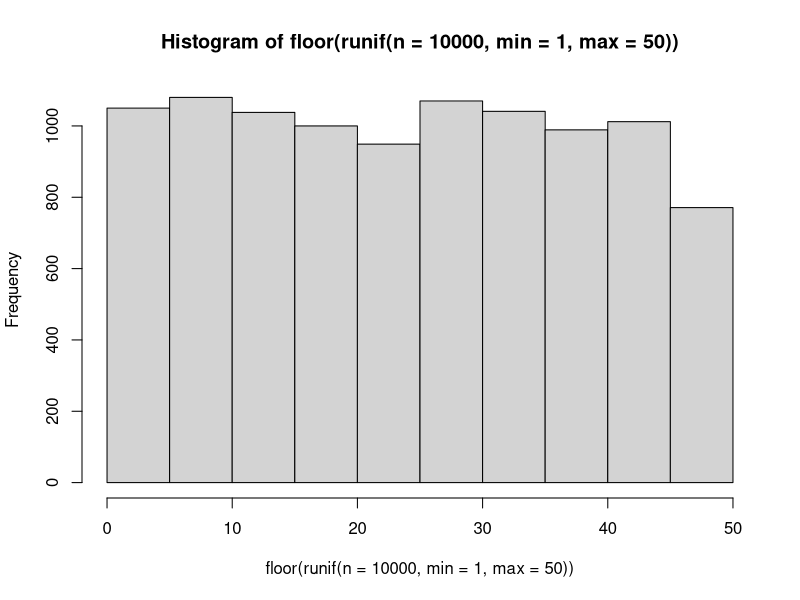
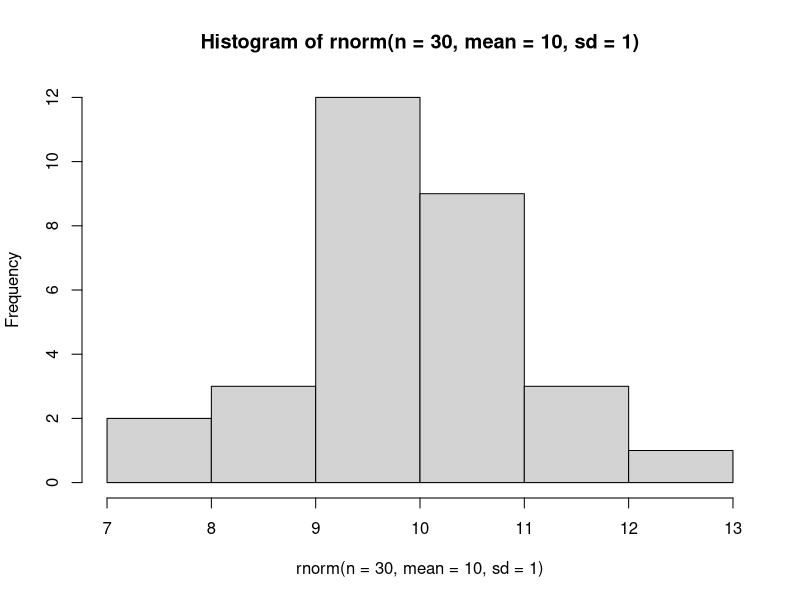
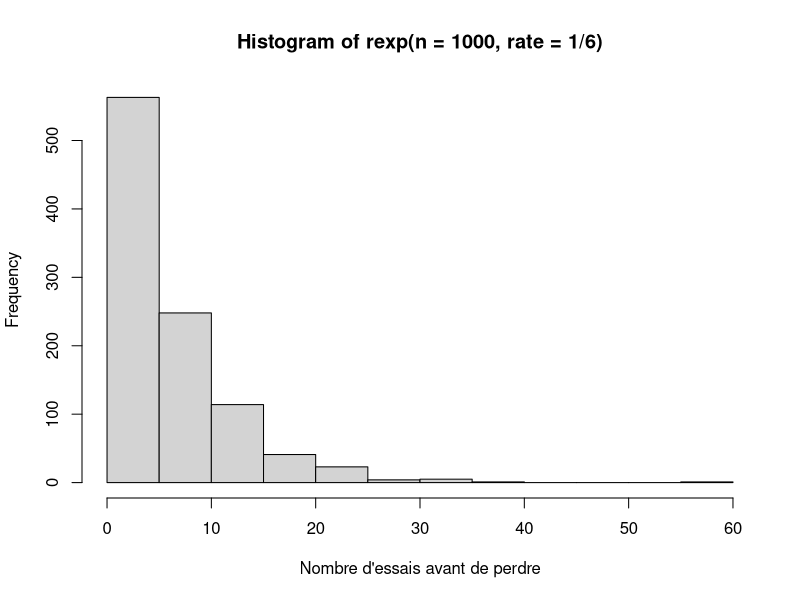
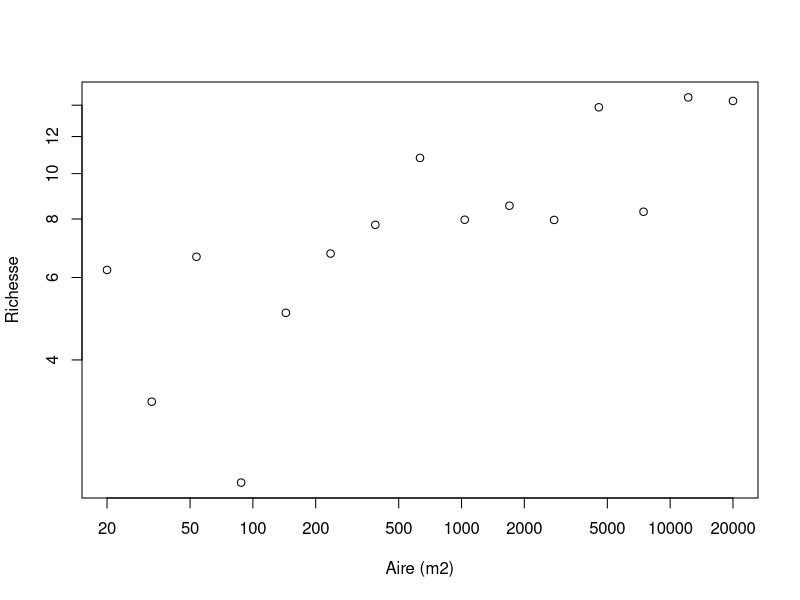
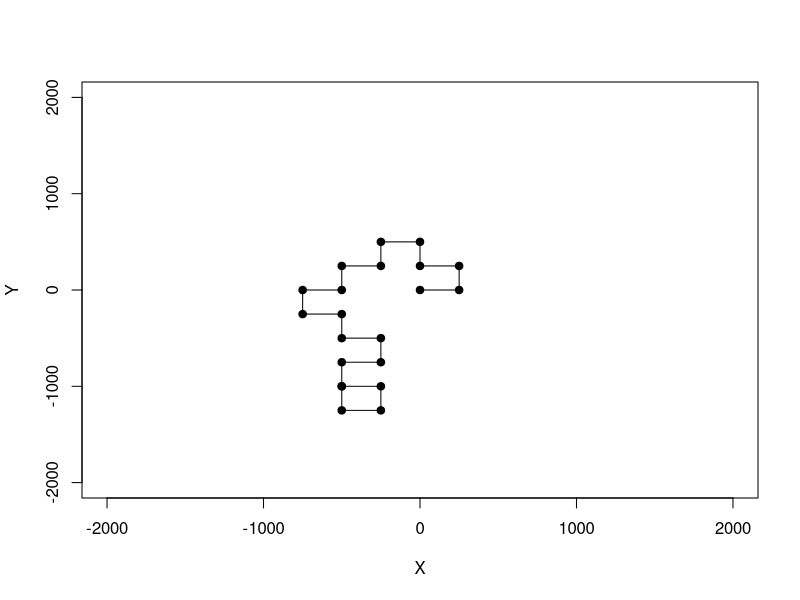
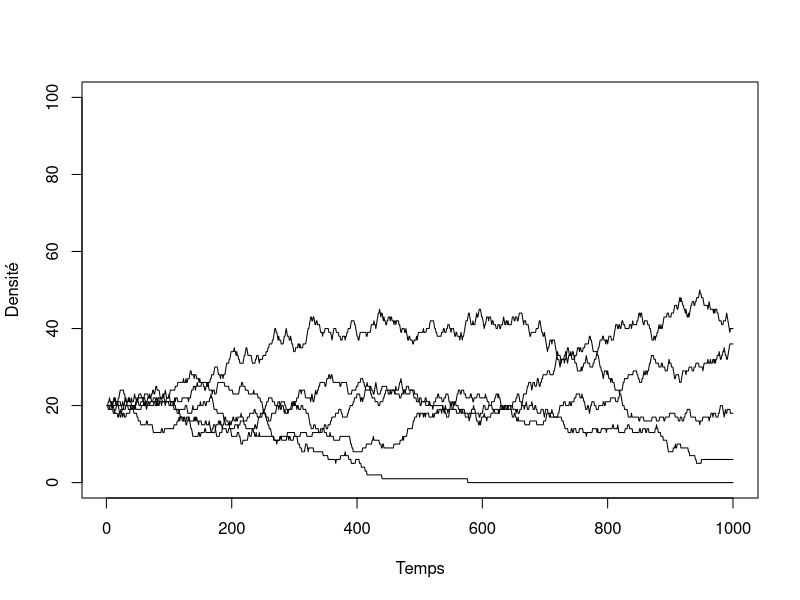

The R source for these figures, in order:
## ---- chunk 1
valeurs = c("2", "3", "4", "5", "6", "7", "8", "9", "10", "valet", "reine", "roi", "as")
couleurs = rep(c("pique", "trèfle", "carreau", "coeur"),each = 13)
cartes = paste(valeurs,"-",couleurs)
tirage = function(n, cartes) {
    sample(x = cartes, size = n, replace = FALSE)
}
tirage(3, cartes)
## ---- chunk 2
hist(floor(runif(n = 10000, min = 1, max = 50)))
## ---- chunk 3
hist(rnorm(n = 30, mean = 10, sd = 1))
## ---- chunk 4
rbinom(n = 10, size = 1, prob = 0.5)
## ---- chunk 5
rmultinom(n = 3, size = 1, prob = rep(1/6, 6))
## ---- chunk 6
hist(rexp(n = 1000, rate = 1/6),
xlab = "Nombre d'essais avant de perdre")
## ---- chunk 7
A = 2*10^seq(1, 4, length.out = 15)
c = 3
z = 0.15
S = rnorm(15, mean = c*A^z, sd = 1.5)
plot(A, S, xlab = "Aire (m2)", ylab = "Richesse",
  log = "xy")
## ---- chunk 8
set.seed(1)
p <- 0.55
alea <- runif(n = 1, min = 0, max = 1)
if(alea < p) res = "pile" else res = "face"
res
## ---- chunk 9
nsteps = 20
xy = matrix(0,nr = 21, nc = 2)
xy[1,] = c(0,0)
direction = 0
set.seed(2)
for(step in 2:(nsteps+1)) {
    # Ḑe quel côté tourner ?
    if(runif(1,0,1) < 0.5) {
      # Tourne à droite
      direction = direction + pi/2 
    }
    else {
      # Tourne à gauche  
      direction = direction - pi/2
    }
    # Calcul des nouvelles coordonnées
    xy[step,1] = xy[step-1,1] + sin(direction)*250 
    xy[step,2] = xy[step-1,2] + cos(direction)*250 
}
## ---- chunk 10
plot(xy[,1],xy[,2], type = "l", xlim = c(-2000,2000),ylim = c(-2000,2000),
    xlab = "X", ylab = "Y")
points(xy[,1],xy[,2],pch = 19)
## ---- chunk 11
etats <- c("A", "B", "C", "D", "E")
p = c(0.1, 0.5, 0.2, 0.05, 0.15)
sum(p)

# On utilise cumsum pour calculer la probabilité cumulative
cump <- cumsum(p)
cump
## ---- chunk 12
alea <- runif(1,0,1)
alea
n_etats <- 5; i = 1; plus_petit = FALSE
while(plus_petit == FALSE) {
    if(alea < cump[i]) {
        decision = etats[i]
        plus_petit = TRUE
    }
    else {
        i = i + 1
    }
}
decision
## ---- chunk 13
tirage <- function(p) {
    etats <- c("A", "B", "C", "D", "E")
    res <- rmultinom(n=1,size=1,prob=p)
    etats[which(res==1)]
}
tirage(p)
## ---- chunk 14
nsteps <- 1000
S <- 5
K <- 100
N <- matrix(nr = nsteps, nc = S)

# Une fonction utile pour faire des tirages
# Elle retourne la position de l'espèce pigée au hasard
tirage  <- function(p) {
    res <- rmultinom(n=1,size=1,prob=p)
    return(which(res==1))
}
## ---- chunk 15
# On démarre la simulation avec 20 individus par espèce
N[1,] =rep(K/S, S)

# La boucle principale
for(step in 2:nsteps) {

    # Calcul de l'abondance relative
    p = N[step-1,] / K

    # On tire l'identité de l'espèce qui meurt
    ID_mort = tirage(p)

    # On applique le changement
    N[step,] = N[step-1,]
    N[step,ID_mort] = N[step,ID_mort] - 1

    # On tire l'identité de la recrue
    ID_recrue = tirage(p)
    N[step,ID_recrue] = N[step,ID_recrue] + 1
}
## ---- chunk 16
# Illustration des résultats
plot(c(1:nsteps), N[,1], type = "l", ylim = c(0,K),
    xlab = "Temps", ylab = "Densité")
for(i in 2:S) lines(c(1:nsteps), N[,i])
